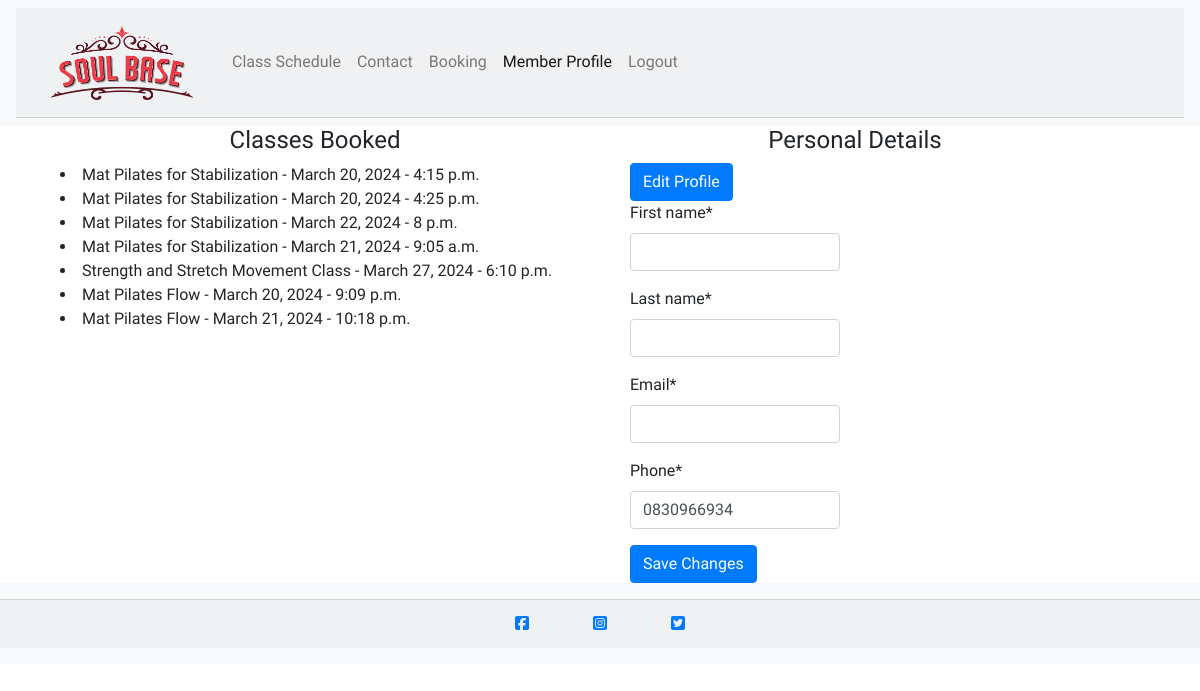
/member/ (signed in), run on an earlier commit of the app's database.
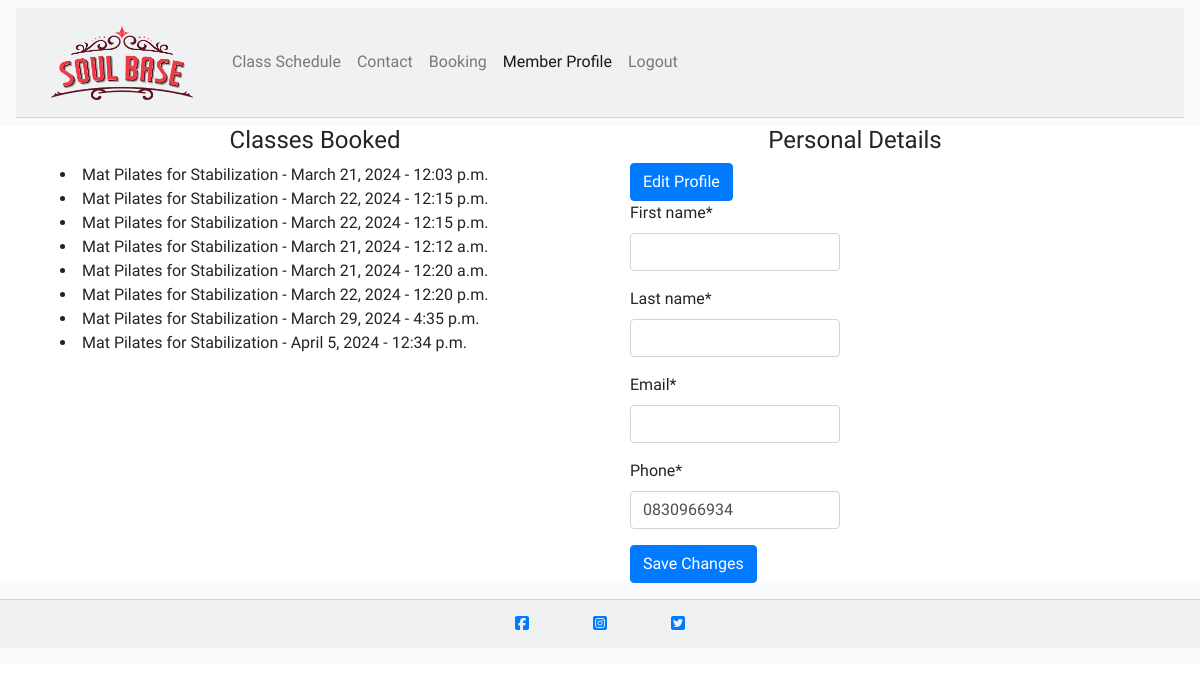
And on a later commit of the database.
### class_booking/models.py (models this page shows, shortened)
class Booking(models.Model):
    booking_id = models.AutoField(primary_key=True)
    member = models.ForeignKey(UserProfile, on_delete=models.CASCADE)
    booked_class = models.ForeignKey(ClassDetail, on_delete=models.CASCADE)
    class_date = models.DateField()
    class_time = models.TimeField()

class ClassDetail(models.Model):
    DURATION_CHOICES = [
        ('Mat Pilates for Stabilization', '30 minutes'),
        ('Mat Pilates Flow', '45 minutes'),
        ('Strength and Stretch Movement Class', '60 minutes'),
    ]
    CLASS_CHOICES = [
        ('Mat Pilates for Stabilization', 'Mat Pilates for Stabilization'),
        ('Mat Pilates Flow', 'Mat Pilates Flow'),
        ('Strength and Stretch Movement Class', 'Strength and Stretch Movement Class'),
    ]
    class_id = models.AutoField(primary_key=True)
    class_name = models.CharField(max_length=100, choices=CLASS_CHOICES)
    description = models.TextField()
    price = models.DecimalField(max_digits=8, decimal_places=2)
    duration = models.CharField(max_length=50, choices=DURATION_CHOICES)
    capacity = models.IntegerField(validators=[MinValueValidator(1)])
    def __str__(self):
        return self.class_name

### member/models.py (models this page shows, shortened)
class UserProfile(models.Model):
    member = models.OneToOneField(User, on_delete=models.CASCADE, primary_key=True)
    phone = models.CharField(max_length=50)

### member/views.py (the view)
# urls.py: path('', views.member_profile, name='member')
def member_profile(request):
    if request.user.is_authenticated:
        user_profile = UserProfile.objects.get(member=request.user)
        booked_classes = Booking.objects.filter(member = user_profile)
        if request.method == 'POST':
            form = UserProfileForm(request.POST, instance=user_profile)
            if form.is_valid():
                form.save()
                return redirect('member')
        else:
            form = UserProfileForm(instance=user_profile)
        context = {
            'booked_classes':booked_classes,
            'user_profile': user_profile,
            'form': form
                    }
        return render(request, "member/member_profile.html",context )
    else:
        return redirect('login')

### member/forms.py (shortened to what this page needs)
class UserProfileForm(forms.ModelForm):
    class Meta:
        model = UserProfile
        fields = ['phone']
    def __init__(self, *args, **kwargs):
        super(UserProfileForm, self).__init__(*args, **kwargs)
        self.fields['first_name'] = forms.CharField(max_length=50, required=True)
        self.fields['last_name'] = forms.CharField(max_length=50, required=True)
        self.fields['email'] = forms.EmailField(max_length=200, required=True)

### member/templates/member/member_profile.html (shortened to what this page needs)
{% extends "base.html" %}
{% load crispy_forms_tags %}
{% block content %}
<div class="container">
    <div class="row col-md-12">
        <div class="col-md-6">
            <h4 class="text-center">Classes Booked</h4>
            {% for booking in booked_classes %}
              <li>{{ booking.booked_class }} - {{ booking.class_date }} - {{ booking.class_time }}</li>
            {% endfor %}
        </div>
        <div class="col-md-6">
            <h4 class="text-center">Personal Details</h4>
            <div class="container">
                <div class="col-md-6">
                    <button type="button" class="btn btn-primary" data-toggle="modal" data-target="#editProfileModal">
                        Edit Profile
                    </button>
                </div>
            </div>
            <div class="container">
                <div class="col-md-6">
                    <form method="post">
                        {{ form.first_name|as_crispy_field }}
                        {{ form.last_name|as_crispy_field }}
                        {{ form.email|as_crispy_field }}
                        {{ form.phone|as_crispy_field }}
                        <button type="submit" class="btn btn-primary">Save Changes</button>
                    </form>
                </div>
            </div>
        </div>
    </div>
</div>
{% endblock %}

### templates/base.html (shortened to what this page needs)
{% load static %}
{% url 'homepage' as homepage_url %}
{% url 'booking' as booking_url %}
{% url 'contact' as contact_url %}
{% url 'member' as member_url %}
{% url 'account_login' as login_url %}
{% url 'account_signup' as signup_url %}
{% url 'account_logout' as logout_url %}
<!DOCTYPE html>
<html lang="en">
<head>
    <link rel="stylesheet" href="https://maxcdn.bootstrapcdn.com/bootstrap/4.1.3/css/bootstrap.min.css">
    <link rel="stylesheet" href="{% static 'css/style.css' %}">
</head>
<body>
    <nav class="navbar navbar-expand-md navbar-light bg-light">
        <div class="card-header container-fluid">
            <div class="col-md-2">
                <div class="navbar-brand">
                    <a href="{% url 'homepage' %}"><span><img src="{% static 'images/logo.png' %}" alt="Soul Base Logo" class="img-fluid"></span></a>
                </div>
            </div>
            <div class="collapse navbar-collapse" id="navbarNav">
                <ul class="navbar-nav">
                    <li class="nav-item">
                        <a class="nav-link {% if request.path == schedule_url %}active{% endif %}" href="{% url 'class_schedule' %}">Class Schedule</a>
                    </li>
                    <li class="nav-item">
                        <a class="nav-link {% if request.path == contact_url %}active{% endif %}" href="{% url 'contact' %}">Contact</a>
                    </li>
                    <li class="nav-item">
                        <a class="nav-link {% if request.path == booking_url %}active{% endif %}" href="{% url 'booking' %}">Booking</a>
                    </li>
                    {% if user.is_authenticated %}
                    <li class="nav-item">
                        <a class="nav-link {% if request.path == member_url %}active{% endif %}" href="{% url 'member' %}">Member Profile</a>
                    </li>
                    <li class="nav-item">
	                    <a class="nav-link {% if request.path == logout_url %}active{% endif %}" aria-current="page" href="{% url 'account_logout' %}">Logout</a>
                    </li>
                    {% endif %}
                </ul>
            </div>
        </div>
    </nav>
    <main>
        {% block content %}{% endblock content %}
    </main>
    <footer class="mt-auto py-3 bg-light text-center">
        <div class="card-footer container-fluid">
            <div class="row">
                <div class="col text-center">
                    <span class="social-icon">
                        <a
                          href="https://facebook.com/"
                          target="_blank"
                          rel="noopener"
                          aria-label="Share our studio on Facebook! (Opens in a new tab)"
                          ><i class="fa-brands fa-square-facebook"></i
                        ></a>
                      </span>
                      <span class="social-icon">
                        <a
                          href="https://instagram.com/"
                          target="_blank"
                          rel="noopener"
                          aria-label="Share our studio on Instagram! (Opens in a new tab)"
                          ><i class="fa-brands fa-square-instagram"></i
                        ></a>
                      </span>
                      <span class="social-icon">
                        <a
                          href="https://twitter.com/"
                          target="_blank"
                          rel="noopener"
                          aria-label="Share our studio on Twitter! (Opens in a new tab)"
                          ><i class="fa-brands fa-square-twitter"></i
                        ></a>
                      </span>
                </div>
            </div>
        </div>
    </footer>
</body>
</html>

### static/css/style.css (style rules this page uses)
body { font-family: Mulish, sans-serif; }
.social-icon { margin: 30px; }

What changed in the data, as far as the page shows it:
removed Booking: booked_class "Mat Pilates for Stabilization", class_date "March 20, 2024", class_time "4:15 p.m."
removed Booking: booked_class "Mat Pilates for Stabilization", class_date "March 20, 2024", class_time "4:25 p.m."
removed Booking: booked_class "Mat Pilates for Stabilization", class_date "March 22, 2024", class_time "8 p.m."
removed Booking: booked_class "Mat Pilates for Stabilization", class_date "March 21, 2024", class_time "9:05 a.m."
removed Booking: booked_class "Strength and Stretch Movement Class", class_date "March 27, 2024", class_time "6:10 p.m."
removed Booking: booked_class "Mat Pilates Flow", class_date "March 20, 2024", class_time "9:09 p.m."
removed Booking: booked_class "Mat Pilates Flow", class_date "March 21, 2024", class_time "10:18 p.m."
added Booking: booked_class "Mat Pilates for Stabilization", class_date "March 21, 2024", class_time "12:03 p.m."
added Booking: booked_class "Mat Pilates for Stabilization", class_date "March 22, 2024", class_time "12:15 p.m."
added Booking: booked_class "Mat Pilates for Stabilization", class_date "March 22, 2024", class_time "12:15 p.m."
added Booking: booked_class "Mat Pilates for Stabilization", class_date "March 21, 2024", class_time "12:12 a.m."
added Booking: booked_class "Mat Pilates for Stabilization", class_date "March 21, 2024", class_time "12:20 a.m."
added Booking: booked_class "Mat Pilates for Stabilization", class_date "March 22, 2024", class_time "12:20 p.m."
added Booking: booked_class "Mat Pilates for Stabilization", class_date "March 29, 2024", class_time "4:35 p.m."
added Booking: booked_class "Mat Pilates for Stabilization", class_date "April 5, 2024", class_time "12:34 p.m."
